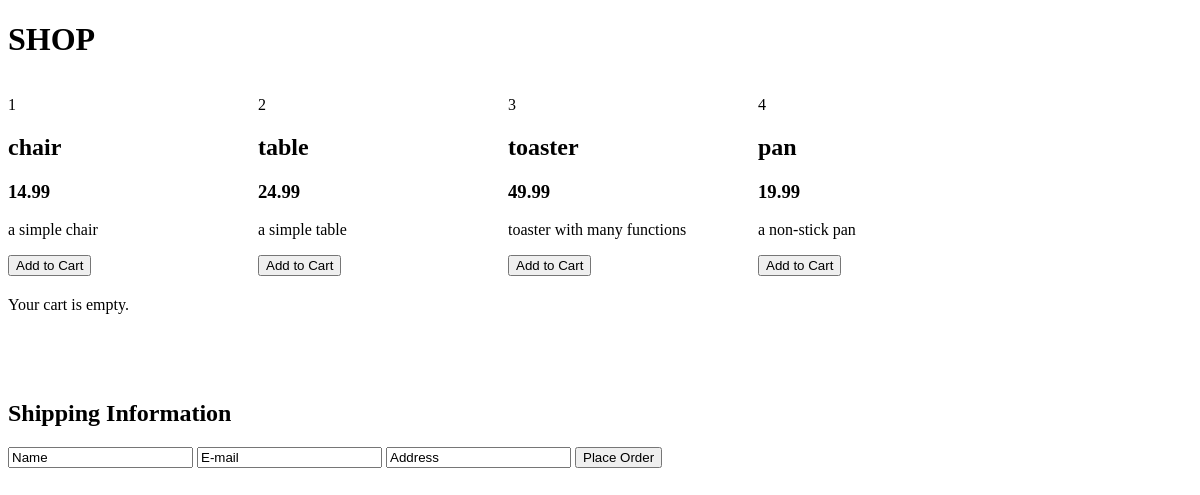
The page /www/client/index.php on the database its author committed.
### tables this page shows
CREATE TABLE items (
item_id SMALLINT PRIMARY KEY,
item_name VARCHAR(20) NOT NULL,
item_price DECIMAL(6,2) NOT NULL,
item_description VARCHAR(100),
item_image VARCHAR(100) NOT NULL
);

### www/client/index.php (the view, shortened to what this page needs)
<?php
include('private/header.php');
include('private/sql.php');
?>
<section id="products">
    <?php
        $sql = "SELECT * FROM items";
        $result = $db->query($sql);
        if ($result->num_rows > 0) {
            while ($product = $result->fetch_assoc()) {
                $name = $product['item_name'];
                $price = $product['item_price'];
                $description = $product['item_description'];
                $id = $product['item_id'];
                ?>
                <div class="product-section">
                    <p class="product-id"><?php echo $id;?></p>
                    <h2 class="product-name"><?php echo $name; ?></h2>
                    <h3 class="product-price"><?php echo $price; ?></h3>
                    <p><?php echo $description?></p>
                    <input type="submit" class="addToCart" value="Add to Cart">
                </div>
                <?php
            }
        } else {
            echo "fail";
        }
        ?>
</section>
<section id="cartTable"></section>
<section class="customer-form">
    <form>
        <h1>Shipping Information</h1>
        <input type="text" name="name" value="Name" id="name" required>
        <input type="text" name="email" value="E-mail" id="email" required>
        <input type="text" name="address" value="Address" id="address" required>
        <input type="button" id="order" value ="Place Order">
    </form>
</section>

### www/client/private/header.php (shortened to what this page needs)
<!DOCTYPE html>
<html lang="en">
<head>
    <link rel="stylesheet" type="text/css" href="css/style.css">
</head>
<header>
    <h1>SHOP</h1>
</header>

### www/client/css/style.css (style rules this page uses)
#products { width: 100%; }
.product-section { width: 250px; float: left; }
.customer-form { padding-top: 50px; }
#cartTable { padding-top: 200px; }

### rows shown on the page
items: item_id "1", item_name "chair", item_price "14.99", item_description "a simple chair"
items: item_id "2", item_name "table", item_price "24.99", item_description "a simple table"
items: item_id "3", item_name "toaster", item_price "49.99", item_description "toaster with many functions"
items: item_id "4", item_name "pan", item_price "19.99", item_description "a non-stick pan"
